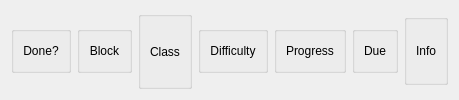
            <widget class="QFrame" name="frame_5">
             <layout class="QHBoxLayout" name="horizontalLayout_46">
              <item>
               <widget class="QGroupBox" name="groupBox_21">
                <property name="maximumSize">
                 <size>
                  <width>69</width>
                  <height>47</height>
                 </size>
                </property>
                <property name="title">
                 <string/>
                </property>
                <layout class="QHBoxLayout" name="horizontalLayout_44">
                 <item>
                  <widget class="QLabel" name="label_16">
                   <property name="text">
                    <string>Done?</string>
                   </property>
                   <property name="alignment">
                    <set>Qt::AlignCenter</set>
                   </property>
                  </widget>
                 </item>
                </layout>
               </widget>
              </item>
              <item>
               <widget class="QGroupBox" name="groupBox_20">
                <property name="maximumSize">
                 <size>
                  <width>64</width>
                  <height>47</height>
                 </size>
                </property>
                <property name="title">
                 <string/>
                </property>
                <layout class="QHBoxLayout" name="horizontalLayout_41">
                 <item>
                  <widget class="QLabel" name="label_15">
                   <property name="text">
                    <string>Block</string>
                   </property>
                   <property name="alignment">
                    <set>Qt::AlignCenter</set>
                   </property>
                  </widget>
                 </item>
                </layout>
               </widget>
              </item>
              <item>
               <widget class="QGroupBox" name="classinside_4">
                <property name="title">
                 <string/>
                </property>
                <layout class="QHBoxLayout" name="horizontalLayout_40">
                 <item>
                  <widget class="QLabel" name="classname_4">
                   <property name="text">
                    <string>Class</string>
                   </property>
                   <property name="alignment">
                    <set>Qt::AlignCenter</set>
                   </property>
                  </widget>
                 </item>
                </layout>
               </widget>
              </item>
              <item>
               <widget class="QGroupBox" name="diff_4">
                <property name="maximumSize">
                 <size>
                  <width>86</width>
                  <height>47</height>
                 </size>
                </property>
                <property name="title">
                 <string/>
                </property>
                <layout class="QHBoxLayout" name="horizontalLayout_43">
                 <item>
                  <widget class="QLabel" name="diffrating_4">
                   <property name="text">
                    <string>Difficulty</string>
                   </property>
                   <property name="alignment">
                    <set>Qt::AlignCenter</set>
                   </property>
                  </widget>
                 </item>
                </layout>
               </widget>
              </item>
              <item>
               <widget class="QGroupBox" name="groupBox_19">
                <property name="maximumSize">
                 <size>
                  <width>85</width>
                  <height>47</height>
                 </size>
                </property>
                <property name="title">
                 <string/>
                </property>
                <layout class="QHBoxLayout" name="horizontalLayout_8">
                 <item>
                  <widget class="QLabel" name="diffrating_5">
                   <property name="text">
                    <string>Progress</string>
                   </property>
                   <property name="alignment">
                    <set>Qt::AlignCenter</set>
                   </property>
                  </widget>
                 </item>
                </layout>
               </widget>
              </item>
              <item>
               <widget class="QGroupBox" name="duein_4">
                <property name="maximumSize">
                 <size>
                  <width>55</width>
                  <height>47</height>
                 </size>
                </property>
                <property name="title">
                 <string/>
                </property>
                <layout class="QHBoxLayout" name="horizontalLayout_42">
                 <item>
                  <widget class="QLabel" name="dueinName_4">
                   <property name="layoutDirection">
                    <enum>Qt::LeftToRight</enum>
                   </property>
                   <property name="text">
                    <string>Due</string>
                   </property>
                   <property name="alignment">
                    <set>Qt::AlignCenter</set>
                   </property>
                  </widget>
                 </item>
                </layout>
               </widget>
              </item>
              <item>
               <widget class="QGroupBox" name="groupBox_22">
                <property name="maximumSize">
                 <size>
                  <width>70</width>
                  <height>71</height>
                 </size>
                </property>
                <property name="title">
                 <string/>
                </property>
                <layout class="QHBoxLayout" name="horizontalLayout_45">
                 <item>
                  <widget class="QLabel" name="label_17">
                   <property name="text">
                    <string>Info</string>
                   </property>
                   <property name="alignment">
                    <set>Qt::AlignCenter</set>
                   </property>
                  </widget>
                 </item>
                </layout>
               </widget>
              </item>
             </layout>
            </widget>
